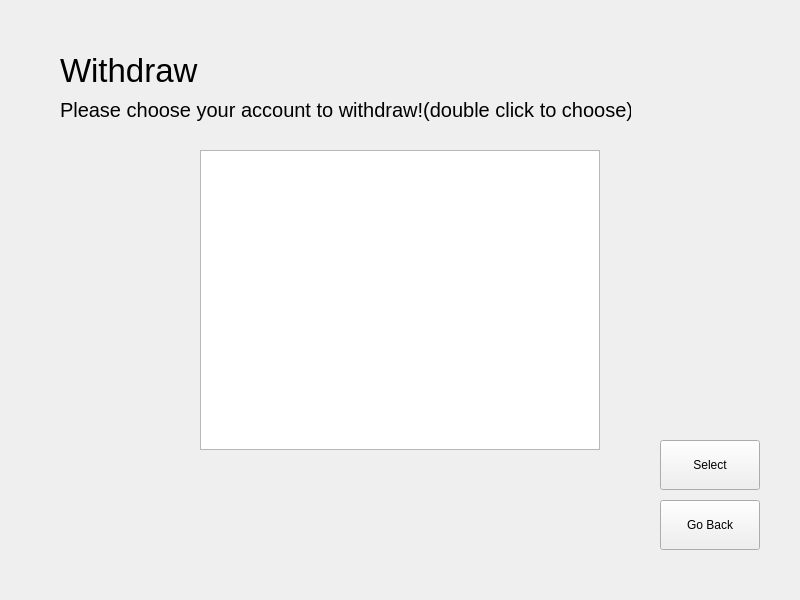
<?xml version="1.0" encoding="UTF-8"?>
<ui version="4.0">
 <class>WithdrawAccount</class>
 <widget class="QWidget" name="WithdrawAccount">
  <property name="geometry">
   <rect>
    <x>0</x>
    <y>0</y>
    <width>800</width>
    <height>600</height>
   </rect>
  </property>
  <property name="font">
   <font>
    <family>Arial</family>
   </font>
  </property>
  <property name="windowTitle">
   <string>Form</string>
  </property>
  <widget class="QLabel" name="message">
   <property name="geometry">
    <rect>
     <x>60</x>
     <y>90</y>
     <width>571</width>
     <height>40</height>
    </rect>
   </property>
   <property name="font">
    <font>
     <family>Arial</family>
     <pointsize>15</pointsize>
    </font>
   </property>
   <property name="text">
    <string>Please choose your account to withdraw!(double click to choose)</string>
   </property>
  </widget>
  <widget class="QListWidget" name="accountList">
   <property name="geometry">
    <rect>
     <x>200</x>
     <y>150</y>
     <width>400</width>
     <height>300</height>
    </rect>
   </property>
  </widget>
  <widget class="QLabel" name="label">
   <property name="geometry">
    <rect>
     <x>60</x>
     <y>40</y>
     <width>421</width>
     <height>60</height>
    </rect>
   </property>
   <property name="font">
    <font>
     <family>Arial</family>
     <pointsize>25</pointsize>
    </font>
   </property>
   <property name="text">
    <string>Withdraw</string>
   </property>
   <property name="alignment">
    <set>Qt::AlignmentFlag::AlignLeading|Qt::AlignmentFlag::AlignLeft|Qt::AlignmentFlag::AlignVCenter</set>
   </property>
  </widget>
  <widget class="QPushButton" name="goBackButton">
   <property name="geometry">
    <rect>
     <x>660</x>
     <y>500</y>
     <width>100</width>
     <height>50</height>
    </rect>
   </property>
   <property name="text">
    <string>Go Back</string>
   </property>
  </widget>
  <widget class="QPushButton" name="selectButton">
   <property name="geometry">
    <rect>
     <x>660</x>
     <y>440</y>
     <width>100</width>
     <height>50</height>
    </rect>
   </property>
   <property name="text">
    <string>Select</string>
   </property>
  </widget>
 </widget>
 <resources/>
 <connections/>
</ui>
